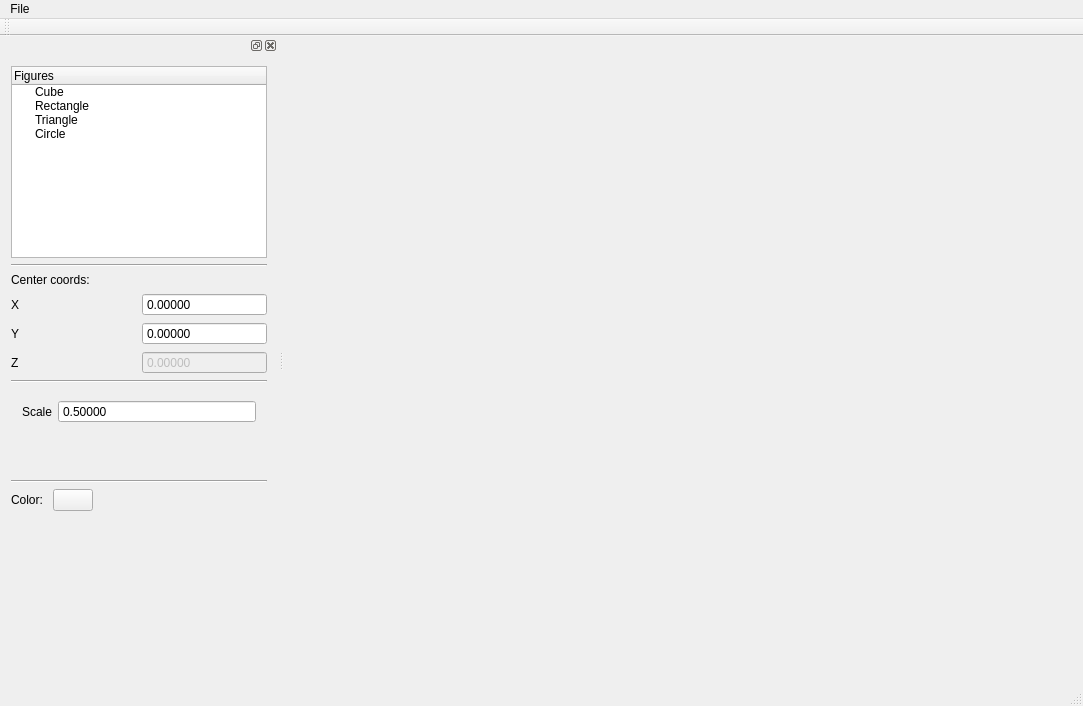
<?xml version="1.0" encoding="UTF-8"?>
<ui version="4.0">
 <class>MainWindow</class>
 <widget class="QMainWindow" name="MainWindow">
  <property name="geometry">
   <rect>
    <x>0</x>
    <y>0</y>
    <width>1083</width>
    <height>706</height>
   </rect>
  </property>
  <property name="windowTitle">
   <string>Solids</string>
  </property>
  <widget class="View" name="centralWidget"/>
  <widget class="QMenuBar" name="menuBar">
   <property name="geometry">
    <rect>
     <x>0</x>
     <y>0</y>
     <width>1083</width>
     <height>21</height>
    </rect>
   </property>
   <widget class="QMenu" name="menu">
    <property name="title">
     <string>File</string>
    </property>
    <addaction name="exitAction"/>
   </widget>
   <addaction name="menu"/>
  </widget>
  <widget class="QToolBar" name="mainToolBar">
   <attribute name="toolBarArea">
    <enum>TopToolBarArea</enum>
   </attribute>
   <attribute name="toolBarBreak">
    <bool>false</bool>
   </attribute>
  </widget>
  <widget class="QStatusBar" name="statusBar"/>
  <widget class="QDockWidget" name="dockWidget">
   <property name="enabled">
    <bool>true</bool>
   </property>
   <property name="minimumSize">
    <size>
     <width>200</width>
     <height>364</height>
    </size>
   </property>
   <property name="contextMenuPolicy">
    <enum>Qt::DefaultContextMenu</enum>
   </property>
   <attribute name="dockWidgetArea">
    <number>1</number>
   </attribute>
   <widget class="QWidget" name="dockWidgetContents">
    <layout class="QVBoxLayout" name="verticalLayout">
     <item>
      <widget class="QTreeWidget" name="treeWidget">
       <column>
        <property name="text">
         <string>Figures</string>
        </property>
       </column>
       <item>
        <property name="text">
         <string>Cube</string>
        </property>
       </item>
       <item>
        <property name="text">
         <string>Rectangle</string>
        </property>
       </item>
       <item>
        <property name="text">
         <string>Triangle</string>
        </property>
       </item>
       <item>
        <property name="text">
         <string>Circle</string>
        </property>
       </item>
      </widget>
     </item>
     <item>
      <widget class="Line" name="line">
       <property name="orientation">
        <enum>Qt::Horizontal</enum>
       </property>
      </widget>
     </item>
     <item>
      <widget class="QLabel" name="label">
       <property name="text">
        <string>Center coords:</string>
       </property>
      </widget>
     </item>
     <item>
      <layout class="QGridLayout" name="gridLayout">
       <item row="2" column="0">
        <widget class="QLabel" name="labelz">
         <property name="minimumSize">
          <size>
           <width>15</width>
           <height>0</height>
          </size>
         </property>
         <property name="text">
          <string>Z</string>
         </property>
        </widget>
       </item>
       <item row="0" column="1">
        <widget class="QDoubleSpinBox" name="doubleSpinBoxX">
         <property name="minimumSize">
          <size>
           <width>65</width>
           <height>0</height>
          </size>
         </property>
         <property name="cursor">
          <cursorShape>ArrowCursor</cursorShape>
         </property>
         <property name="buttonSymbols">
          <enum>QAbstractSpinBox::NoButtons</enum>
         </property>
         <property name="decimals">
          <number>5</number>
         </property>
         <property name="minimum">
          <double>-1.000000000000000</double>
         </property>
         <property name="maximum">
          <double>1.000000000000000</double>
         </property>
        </widget>
       </item>
       <item row="0" column="0">
        <widget class="QLabel" name="labelx">
         <property name="minimumSize">
          <size>
           <width>15</width>
           <height>0</height>
          </size>
         </property>
         <property name="text">
          <string>X</string>
         </property>
        </widget>
       </item>
       <item row="1" column="0">
        <widget class="QLabel" name="labely">
         <property name="minimumSize">
          <size>
           <width>15</width>
           <height>0</height>
          </size>
         </property>
         <property name="text">
          <string>Y</string>
         </property>
        </widget>
       </item>
       <item row="2" column="1">
        <widget class="QDoubleSpinBox" name="doubleSpinBoxZ">
         <property name="enabled">
          <bool>false</bool>
         </property>
         <property name="buttonSymbols">
          <enum>QAbstractSpinBox::NoButtons</enum>
         </property>
         <property name="decimals">
          <number>5</number>
         </property>
         <property name="minimum">
          <double>-1.000000000000000</double>
         </property>
         <property name="maximum">
          <double>1.000000000000000</double>
         </property>
        </widget>
       </item>
       <item row="1" column="1">
        <widget class="QDoubleSpinBox" name="doubleSpinBoxY">
         <property name="buttonSymbols">
          <enum>QAbstractSpinBox::NoButtons</enum>
         </property>
         <property name="decimals">
          <number>5</number>
         </property>
         <property name="minimum">
          <double>-1.000000000000000</double>
         </property>
         <property name="maximum">
          <double>1.000000000000000</double>
         </property>
        </widget>
       </item>
      </layout>
     </item>
     <item>
      <widget class="Line" name="line_2">
       <property name="orientation">
        <enum>Qt::Horizontal</enum>
       </property>
      </widget>
     </item>
     <item>
      <widget class="QStackedWidget" name="stackedSettingsWidget">
       <property name="maximumSize">
        <size>
         <width>16777215</width>
         <height>85</height>
        </size>
       </property>
       <property name="currentIndex">
        <number>0</number>
       </property>
       <widget class="QWidget" name="page_3">
        <layout class="QFormLayout" name="formLayout_3">
         <item row="0" column="0">
          <widget class="QLabel" name="lableSizeSquare">
           <property name="text">
            <string>Scale</string>
           </property>
          </widget>
         </item>
         <item row="0" column="1">
          <widget class="QDoubleSpinBox" name="doubleSpinBoxSquareSize">
           <property name="buttonSymbols">
            <enum>QAbstractSpinBox::NoButtons</enum>
           </property>
           <property name="decimals">
            <number>5</number>
           </property>
           <property name="minimum">
            <double>0.000000000000000</double>
           </property>
           <property name="maximum">
            <double>1.000000000000000</double>
           </property>
           <property name="value">
            <double>0.500000000000000</double>
           </property>
          </widget>
         </item>
        </layout>
       </widget>
       <widget class="QWidget" name="page_5">
        <layout class="QFormLayout" name="formLayout">
         <item row="0" column="0">
          <widget class="QLabel" name="labelSizeXRect">
           <property name="text">
            <string>Scale</string>
           </property>
          </widget>
         </item>
         <item row="0" column="1">
          <widget class="QDoubleSpinBox" name="doubleSpinBoxSizeXRect">
           <property name="buttonSymbols">
            <enum>QAbstractSpinBox::NoButtons</enum>
           </property>
           <property name="decimals">
            <number>5</number>
           </property>
           <property name="maximum">
            <double>1.000000000000000</double>
           </property>
           <property name="value">
            <double>0.500000000000000</double>
           </property>
          </widget>
         </item>
         <item row="1" column="0">
          <widget class="QLabel" name="labelSizeYRect">
           <property name="text">
            <string>Scale 2</string>
           </property>
          </widget>
         </item>
         <item row="1" column="1">
          <widget class="QDoubleSpinBox" name="doubleSpinBoxSizeYRect">
           <property name="buttonSymbols">
            <enum>QAbstractSpinBox::NoButtons</enum>
           </property>
           <property name="decimals">
            <number>5</number>
           </property>
           <property name="minimum">
            <double>0.000000000000000</double>
           </property>
           <property name="maximum">
            <double>1.000000000000000</double>
           </property>
           <property name="value">
            <double>0.500000000000000</double>
           </property>
          </widget>
         </item>
        </layout>
       </widget>
       <widget class="QWidget" name="page_6">
        <layout class="QFormLayout" name="formLayout_2">
         <item row="0" column="0">
          <widget class="QLabel" name="labelSizeTriangle">
           <property name="text">
            <string>Scale</string>
           </property>
          </widget>
         </item>
         <item row="0" column="1">
          <widget class="QDoubleSpinBox" name="doubleSpinBoxTriangle">
           <property name="buttonSymbols">
            <enum>QAbstractSpinBox::NoButtons</enum>
           </property>
           <property name="decimals">
            <number>5</number>
           </property>
           <property name="minimum">
            <double>0.000000000000000</double>
           </property>
           <property name="maximum">
            <double>1.000000000000000</double>
           </property>
           <property name="value">
            <double>0.500000000000000</double>
           </property>
          </widget>
         </item>
        </layout>
       </widget>
       <widget class="QWidget" name="page_4">
        <layout class="QFormLayout" name="formLayout_4">
         <item row="0" column="0">
          <widget class="QLabel" name="labelRadiusCircle">
           <property name="text">
            <string>Scale</string>
           </property>
          </widget>
         </item>
         <item row="0" column="1">
          <widget class="QDoubleSpinBox" name="doubleSpinBoxRadiusCircle">
           <property name="buttonSymbols">
            <enum>QAbstractSpinBox::NoButtons</enum>
           </property>
           <property name="decimals">
            <number>5</number>
           </property>
           <property name="minimum">
            <double>0.000000000000000</double>
           </property>
           <property name="maximum">
            <double>1.000000000000000</double>
           </property>
           <property name="value">
            <double>0.500000000000000</double>
           </property>
          </widget>
         </item>
        </layout>
       </widget>
      </widget>
     </item>
     <item>
      <widget class="Line" name="line_3">
       <property name="orientation">
        <enum>Qt::Horizontal</enum>
       </property>
      </widget>
     </item>
     <item>
      <layout class="QHBoxLayout" name="horizontalLayout">
       <item>
        <widget class="QLabel" name="labelColor">
         <property name="text">
          <string>Color: </string>
         </property>
        </widget>
       </item>
       <item>
        <widget class="QPushButton" name="pushButtonColor">
         <property name="text">
          <string/>
         </property>
         <property name="icon">
          <iconset resource="resources.qrc">
           <normaloff>:/icons/colorPalette.png</normaloff>:/icons/colorPalette.png</iconset>
         </property>
         <property name="iconSize">
          <size>
           <width>18</width>
           <height>18</height>
          </size>
         </property>
        </widget>
       </item>
       <item>
        <spacer name="horizontalSpacer">
         <property name="orientation">
          <enum>Qt::Horizontal</enum>
         </property>
         <property name="sizeHint" stdset="0">
          <size>
           <width>40</width>
           <height>20</height>
          </size>
         </property>
        </spacer>
       </item>
      </layout>
     </item>
     <item>
      <spacer name="verticalSpacer">
       <property name="orientation">
        <enum>Qt::Vertical</enum>
       </property>
       <property name="sizeHint" stdset="0">
        <size>
         <width>20</width>
         <height>161</height>
        </size>
       </property>
      </spacer>
     </item>
    </layout>
   </widget>
  </widget>
  <action name="exitAction">
   <property name="text">
    <string>Close</string>
   </property>
  </action>
 </widget>
 <layoutdefault spacing="6" margin="11"/>
 <customwidgets>
  <customwidget>
   <class>View</class>
   <extends>QWidget</extends>
   <header>view.h</header>
   <container>1</container>
  </customwidget>
 </customwidgets>
 <resources>
  <include location="resources.qrc"/>
 </resources>
 <connections/>
</ui>
